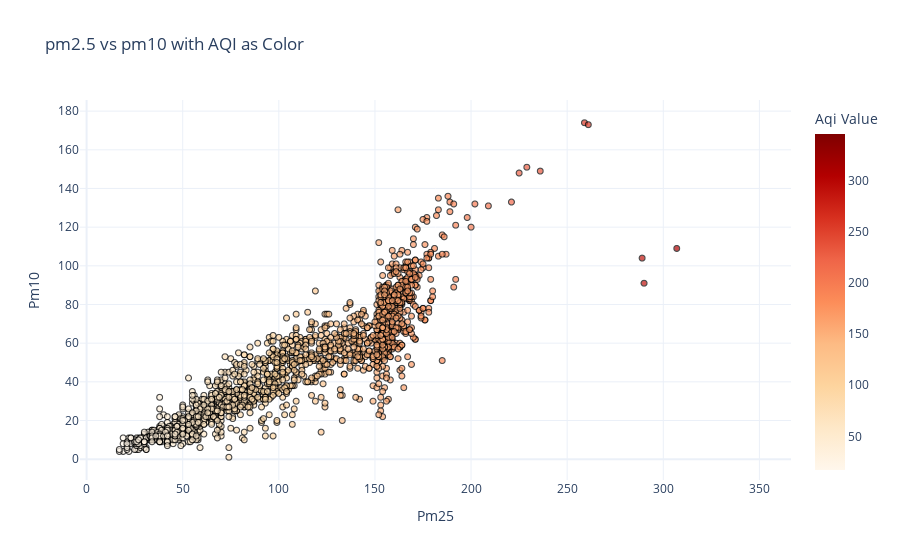

Write notebook code for a chart like this one.
### Code cell
scatter_plot_custom(merged_df, 'pm25', 'pm10', color_col='aqi_value',hover_col='Date', title='pm2.5 vs pm10 with AQI as Color')

### Figure 1 — Plotly figure (JSON) as saved in the notebook; plotly's stock layout.template omitted (floating-point values rounded to 4 significant figures; data arrays with more than 128 entries replaced by an {"elided": "..."} marker saying what was removed)
{"data": [{"hovertemplate": "<b>%{hovertext}</b><br><br>Pm25=%{x}<br>Pm10=%{y}<br>Aqi Value=%{marker.color}<extra></extra>", "hovertext": {"elided": "2237 str values"}, "legendgroup": "", "marker": {"color": {"elided": "2237 float values"}, "coloraxis": "coloraxis", "line": {"color": "black", "width": 1}, "opacity": 0.7, "symbol": "circle"}, "mode": "markers", "name": "", "showlegend": false, "type": "scattergl", "x": {"elided": "2237 float values"}, "xaxis": "x", "y": {"elided": "2237 float values"}, "yaxis": "y"}], "layout": {"coloraxis": {"colorbar": {"title": {"text": "Aqi Value"}}, "colorscale": [[0, "rgb(255,247,236)"], [0.125, "rgb(254,232,200)"], [0.25, "rgb(253,212,158)"], [0.375, "rgb(253,187,132)"], [0.5, "rgb(252,141,89)"], [0.625, "rgb(239,101,72)"], [0.75, "rgb(215,48,31)"], [0.875, "rgb(179,0,0)"], [1, "rgb(127,0,0)"]]}, "legend": {"title": {"text": "Aqi Value"}, "tracegroupgap": 0}, "showlegend": true, "title": {"text": "pm2.5 vs pm10 with AQI as Color"}, "xaxis": {"anchor": "y", "domain": [0, 1], "title": {"text": "Pm25"}}, "yaxis": {"anchor": "x", "domain": [0, 1], "title": {"text": "Pm10"}}}}
